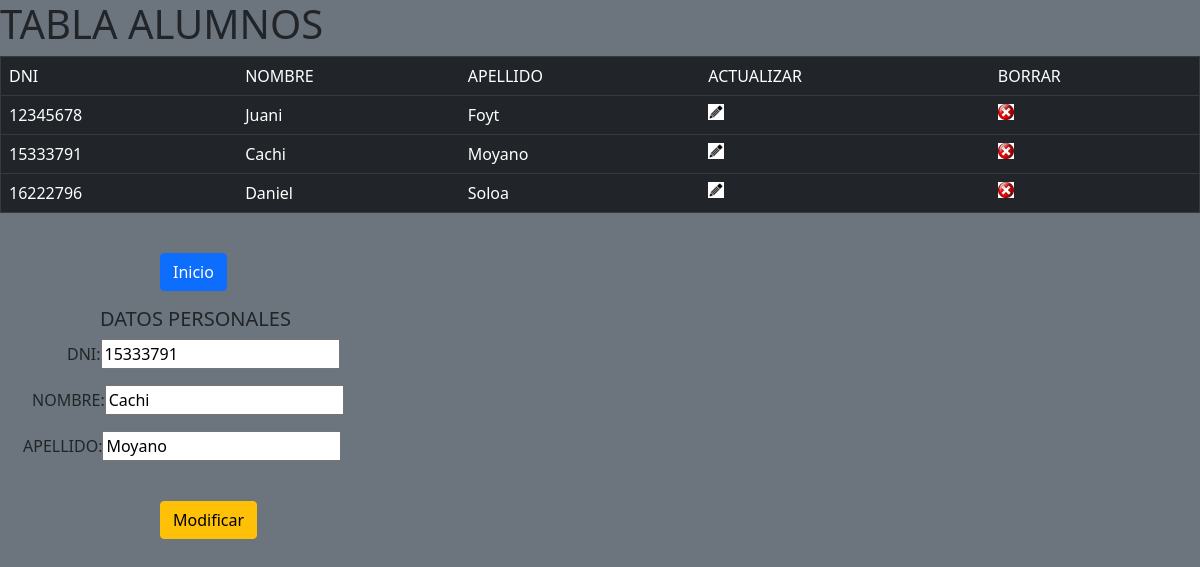
The app's page /tablaAlumnos.php?accion=Actualizar&&id=15333791 with its own data.
### tables this page shows
CREATE TABLE `alumnos` (
  `alu_dni` int(11) NOT NULL,
  `alu_nombre` varchar(20) NOT NULL,
  `alu_apellido` varchar(20) NOT NULL
);

### tablaAlumnos.php (the view, shortened to what this page needs)
<html>
    <head>
       <link href="https://cdn.jsdelivr.net/npm/bootstrap@5.1.3/dist/css/bootstrap.min.css" rel="stylesheet">
    </head>
    <body class="bg-secondary">
       <?php
         $controlBtnAct=false;
           if (isset($_POST['Enviar'])){for($i=0;$i<1;$i++){
               $mostrar2=null;
               break;}
           }else if (isset($_POST['Modificar'])) {
               Modificar();
               $mostrar2=null;
           }else if (isset($_POST['Nuevo'])) {
               Insertar();
               $mostrar2=null;
           }else if (($_GET['accion']==='Actualizar') )
               {$controlBtnAct=true;
                $mostrar2=null;
                if ($_SERVER["HTTP_SERVER_REFERER"] = "tablaAlumnos.php") {
                   $conexion=mysqli_connect('localhost','root','','sga_Belgrano');
                   $sql2="SELECT * FROM ALUMNOS WHERE alu_dni=".$_GET['id'];
                   $resultado2= mysqli_query($conexion, $sql2);
                   $mostrar2= mysqli_fetch_array($resultado2);
                 }
           }else if (($_GET['accion']==='Borrar') )
               {$mostrar2=null;
                if ($_SERVER["HTTP_SERVER_REFERER"] = "tablaAlumnos.php") {
                   $conexion=mysqli_connect('localhost','root','','sga_Belgrano');
                   $sql2="SELECT * FROM ALUMNOS WHERE alu_dni=".$_GET['id'];
                   $resultado2= mysqli_query($conexion, $sql2);
                   $mostrar2= mysqli_fetch_array($resultado2);
                   Borrar();
                   $mostrar2=null;
                   $_GET['id']=null;
                 }
             }
        ?>
        <div class="tablaAlumnos">
          <h1>TABLA ALUMNOS</h1>
          <div class="opciones" class="tabla">
            <table border="1" class="table table-dark">
              <tr>
                <td>DNI</td>
                <td>NOMBRE</td>
                <td>APELLIDO</td>
                <td>ACTUALIZAR</td>
                <td>BORRAR</td>
              </tr>
              <?php
                $conexion=mysqli_connect('localhost','root','','sga_Belgrano');
                $sql='SELECT * FROM ALUMNOS';
                $resultado= mysqli_query($conexion, $sql);
                while($mostrar= mysqli_fetch_array($resultado)){
              ?>
              <tr>
                <td><?php echo $mostrar[0]?></td>
                <td><?php echo $mostrar[1]?></td>
                <td><?php echo $mostrar[2]?></td>
                <td ><a href="tablaAlumnos.php?accion=Actualizar&&id=<?php echo $mostrar[0]?>" class="modificar" name="Actualizar"> <img src="editar1.png"</a> </td>
                <td ><a href="tablaAlumnos.php?accion=Borrar&&id=<?php echo $mostrar[0]?>" class="eliminar" name="Borrar"> <img src="eliminar1.png"</a></td>
              </tr>
              <?php
              }
              ?>
            </table>
            <br/>
            <form action="index.php" method="POST">
               <spam>
                 <input type="submit" class="btn btn-primary" name="volver" value="Inicio" class="enviar">
               </spam>
            </form>
          </div>
        </div>
        <div class="datosPersonales">
          <form action="<?php echo htmlspecialchars($_SERVER['PHP_SELF'])?>" method="POST">
            <h5 class="p4" class="text-success">DATOS PERSONALES </h5>
            <p class="p1" class="text-success">DNI:<input type="text" name="dni" value="<?php echo $mostrar2[0]?>" id="dni"class="text"></p>
            <p class="p2" class="text-success">NOMBRE:<input type="text" name="nombre" value="<?php echo $mostrar2[1]?>" id="nombre"class="text"></p>
            <p class="p3" class="text-success">APELLIDO:<input type="text" name="apellido" value="<?php echo $mostrar2[2]?>" id="apellido" class="text"></p>
            <br/>
            <?php
            if ($controlBtnAct )
             {?>
            <spam>
             <input type="submit" name="Modificar" class="btn btn-warning" value="Modificar" onclick="return EnviarForm()" class="enviar" class="modificar">
            </spam>
             <?php }else { ?>
            <spam>
             <input type="submit" name="Nuevo" class="btn btn-success" value="Nuevo" onclick="return EnviarForm()" class="enviar">
            </spam>
                <?php } ?>
          </form>
        </div>
    </body>
</html>

### tablaAlumnos.php (style rules this page uses)
.p1 { padding-left: 67px; }
.p2 { padding-left: 32px; }
.p3 { padding-left: 23px; }
.p4 { padding-left: 100px; }
spam { margin-left: 160px; }

### records on screen
alumnos: alu_dni "12345678", alu_nombre "Juani", alu_apellido "Foyt"
alumnos: alu_dni "15333791", alu_nombre "Cachi", alu_apellido "Moyano", dni "15333791", nombre "Cachi", apellido "Moyano"
alumnos: alu_dni "16222796", alu_nombre "Daniel", alu_apellido "Soloa"
